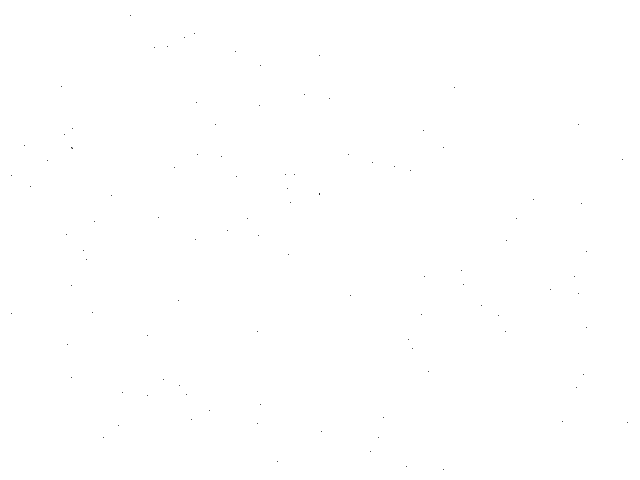
Frame 1 (no input)
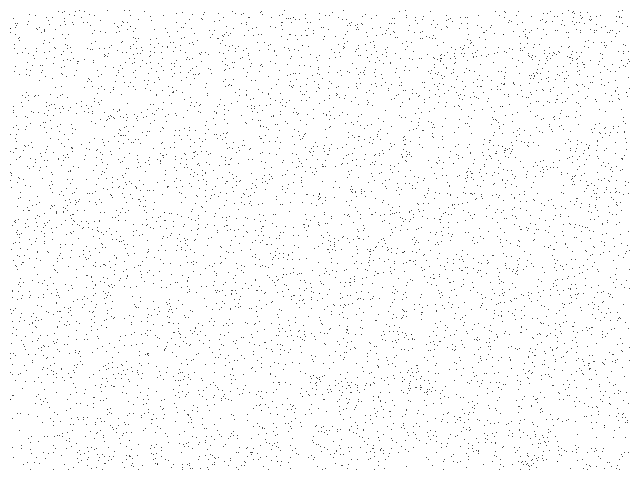
Frame 60 (the mouse pressed at the canvas centre just before this capture)
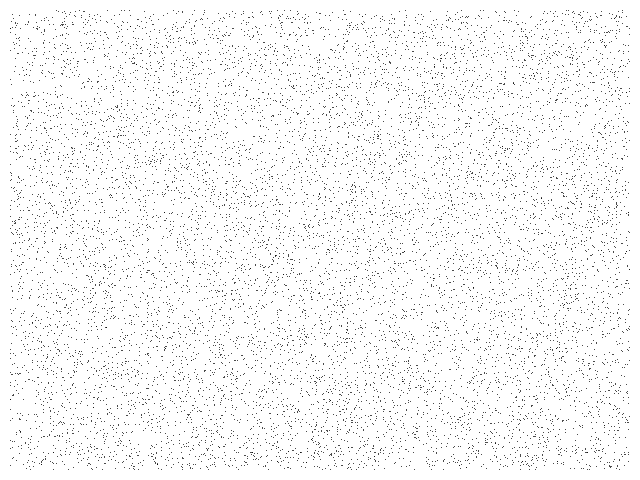
Frame 120 (the mouse held since frame 60 and released just before this capture)

The Processing sketch that drew these frames (run headless with seeded random() and noise(); from frame 60 on, the mouse is pressed at the canvas centre):

// Processing sketch: Cat
// ── Cat.pde
// Cat chaotic map //

  float x = 0.1;
  float y = 0.1;


void setup() {
  
  size(640, 480);
  background(255);
  
}

void draw() {
  
  for (int i=0;i<100;i++) {
    
    float nx = x;
    float ny = y;
        
    x = (2 * nx + ny) % 1;
    y = (nx + ny) % 1;
  
    point(10+(620*x),10+(460*y));
        
  }

}
